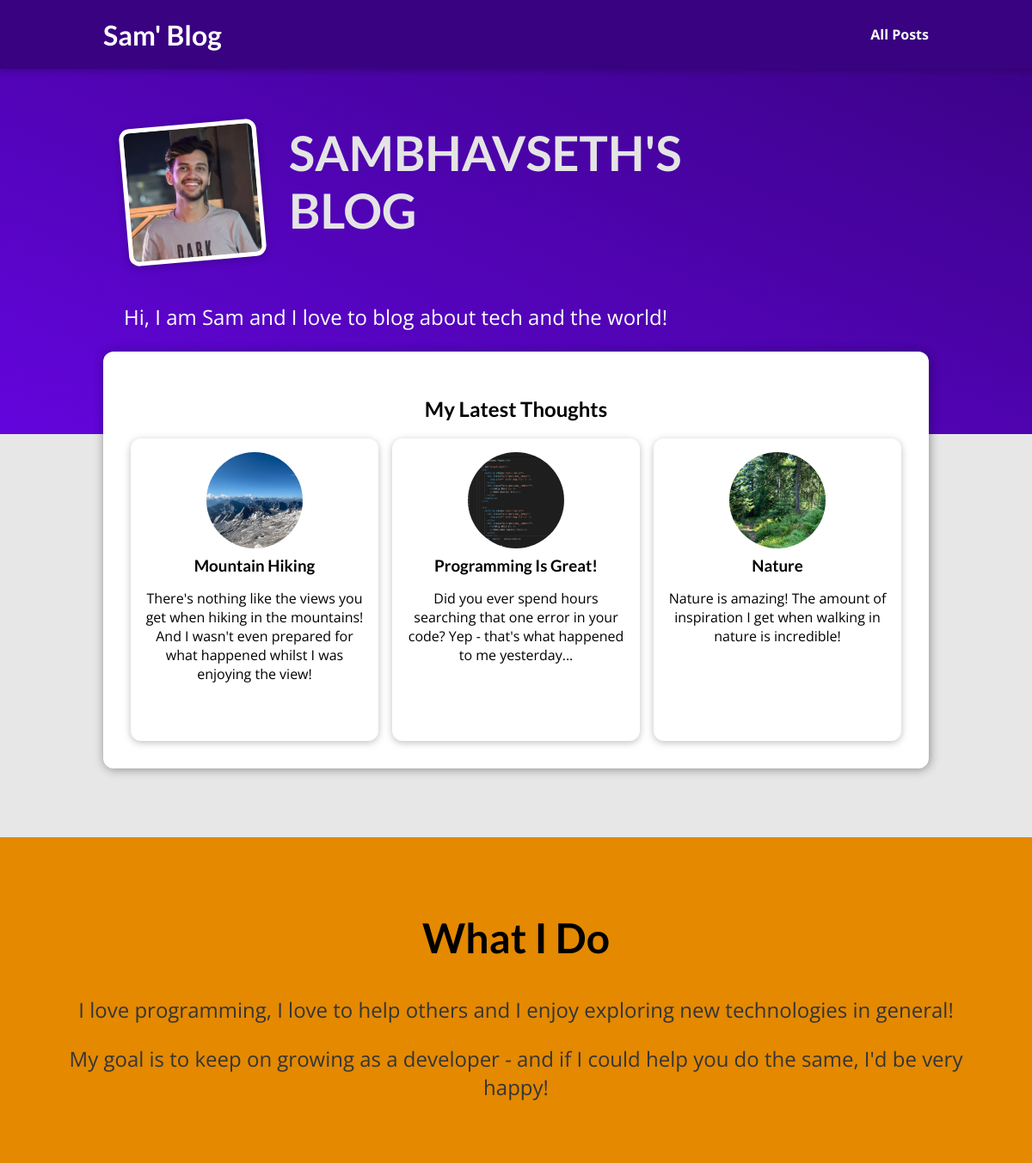
The page / on the database its author committed.
### blog/models.py (models this page shows, shortened)
class Post(models.Model):
    title = models.CharField(max_length=100)
    excerpt = models.CharField(max_length=300)
    image = models.ImageField(upload_to="posts",null=True)
    date = models.DateField(auto_now=True)
    slug = models.SlugField(unique=True)
    content = models.TextField()
    author = models.ForeignKey(Author,on_delete=models.SET_NULL,related_name="posts",null=True)
    tag  = models.ManyToManyField(Tag)

### blog/views.py (the view)
# urls.py: path("",views.starting_page,name="starting-page"),
def starting_page(request):
    latest_post = Post.objects.all().order_by("-date")[:3]
    return render(request,"blog/index.html",{
        "posts" : latest_post
    })

### blog/templates/blog/index.html (shortened to what this page needs)
{% extends "base.html" %}
{% load static %}
{% block css_files %}
  <link rel="stylesheet" href="{% static 'blog/index.css' %}" />
{% endblock %}
{% block content %}
<section id="welcome">
  <header>
    <img src="{% static 'blog/images/sam.jpeg' %}" alt="Sam - The Author Of This Blog" />
    <h2>SAMBHAVSETH'S BLOG</h2>
  </header>
  <p>Hi, I am Sam and I love to blog about tech and the world!</p>
</section>
<section id="latest-posts">
  <h2>My Latest Thoughts</h2>
  <ul>
    {% for i in posts %}
        {% include "blog/includes/post.html" %}
    {% endfor %}
  </ul>
</section>
<section id="about">
  <h2>What I Do</h2>
  <p>
    I love programming, I love to help others and I enjoy exploring new
    technologies in general!
  </p>
  <p>
    My goal is to keep on growing as a developer - and if I could help you do
    the same, I'd be very happy!
  </p>
</section>
{% endblock %}

### blog/templates/blog/includes/post.html
<li>
    <article class="post">
      <a href="{% url 'post-detail-page' i.slug %}">
        <img src="{{i.image.url}}" alt="{{i.title}}" />
        <div class="post__content">
          <h3>{{i.title}}</h3>
          <p>
            {{i.excerpt}}
          </p>
        </div>
      </a>
    </article>
  </li>

### static/app.css (style rules this page uses)
* { box-sizing: border-box; }
html { font-family: 'Open Sans', 'Lato', sans-serif; }
body { margin: 0; }
h1, h2, h3 { font-family: 'Lato', sans-serif; font-weight: bold; }

### blog/static/blog/index.css (style rules this page uses)
#welcome { background: linear-gradient(to right top, #6305dd, #390281); padding: 6rem 12%; }
#welcome header { display: flex; align-items: flex-start; margin: 3rem auto; }
#welcome img { width: 10rem; height: 10rem; object-fit: cover; object-position: top; border: 5px solid white; border-radius: 12px; background-color: #ffe1bf; transform: rotateZ(-5deg); box-shadow: 0 2px 8px rgba(0, 0, 0, 0.25); }
#welcome h2 { font-size: 3.5rem; margin: 0 0 0 2rem; color: #e4e4e4; width: 10rem; }
#welcome p { color: white; font-size: 1.5rem; }
#latest-posts { background-color: white; padding: 2rem; border-radius: 12px; width: 60rem; margin: -6rem auto 2rem auto; box-shadow: 1px 1px 12px rgba(0, 0, 0, 0.4); }
#latest-posts h2 { text-align: center; }
#latest-posts ul { list-style: none; margin: 0; padding: 0; display: flex; gap: 1rem; }
#latest-posts li { flex: 1; }
#about { text-align: center; padding: 3rem; background-color: #e48900; margin-top: 5rem; }
#about h2 { font-size: 3rem; }
#about p { font-size: 1.5rem; color: #353535; }
.post { display: flex; flex-direction: column; align-items: center; text-align: center; }
.post a { text-decoration: none; color: black; transition: all 0.2s ease; padding: 1rem; }
.post img { width: 5rem; height: 5rem; object-fit: cover; border-radius: 50%; }
.post h3 { margin: 0.25rem 0; }
body { background-color: #e7e7e7; }
ul { list-style: none; margin: 0; padding: 0; display: grid; grid-template-columns: repeat(auto-fill, minmax(17rem, 1fr)); gap: 1.5rem; }
.post img { width: 7rem; height: 7rem; }
.post a { height: 22rem; transform-origin: center; box-shadow: 0 2px 8px rgba(0, 0, 0, 0.25); border-radius: 12px; background-color: white; }

### rows shown on the page
Post: image (picture), title "Mountain Hiking", excerpt "There's nothing like the views you get when hiking in the mountains! And I wasn't even prepared for what happened whilst I was enjoying the view!"
Post: image (picture), title "Programming Is Great!", excerpt "Did you ever spend hours searching that one error in your code? Yep - that's what happened to me yesterday..."
Post: image (picture), title "Nature", excerpt "Nature is amazing! The amount of inspiration I get when walking in nature is incredible!"
